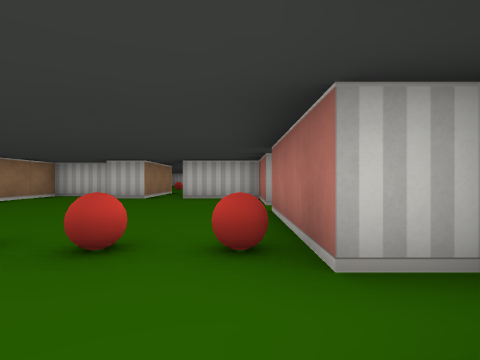
[1] (above)

24 first-person views from a walk through a cub3D level. The camera is about half as high as the walls, looks level and sees 80° across. The floor is counted in squares. Each view is taken from the middle of a square. On the plan, view 1 faces up. The plan holds only what a view shows up to about 9 squares ahead; the rest is blank.

[2]
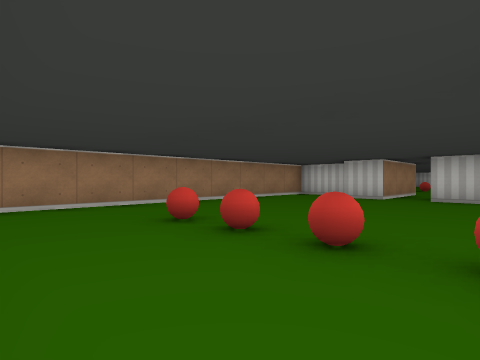

[3]
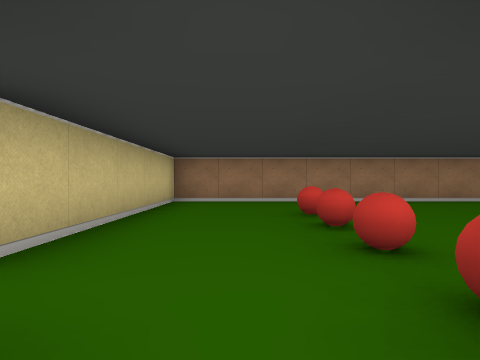

[4]
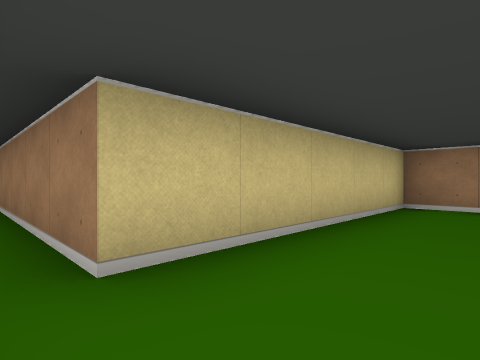

[5]
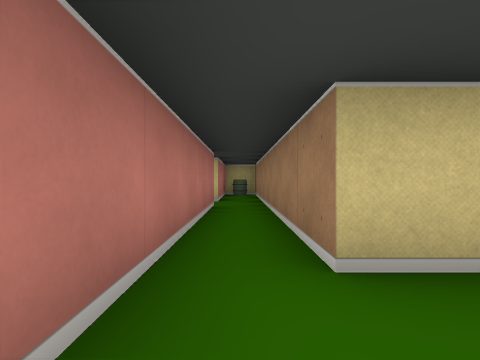

[6]
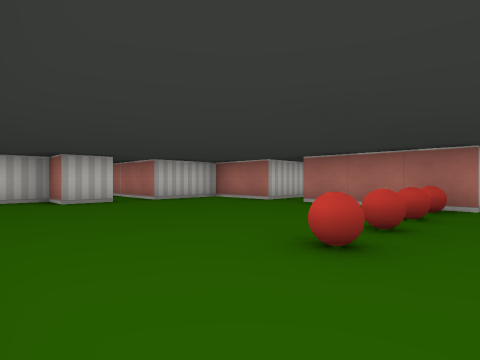

[7]
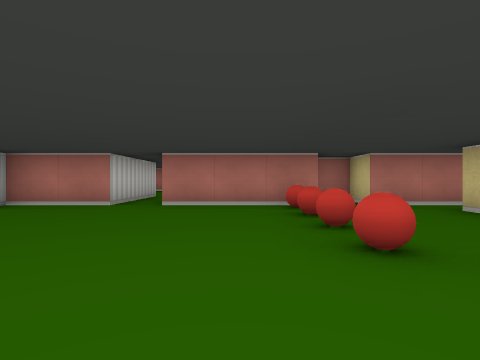

[8]
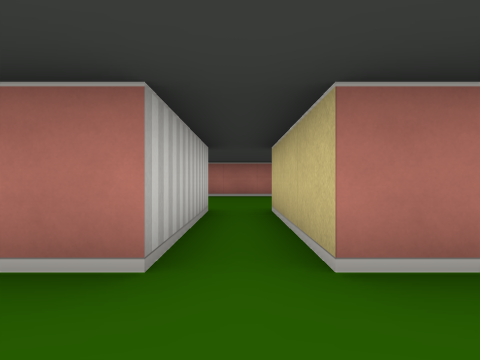

[9]
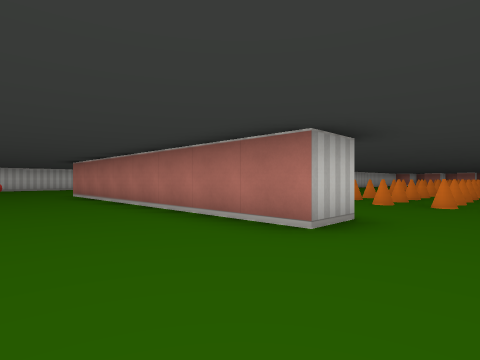

[10]
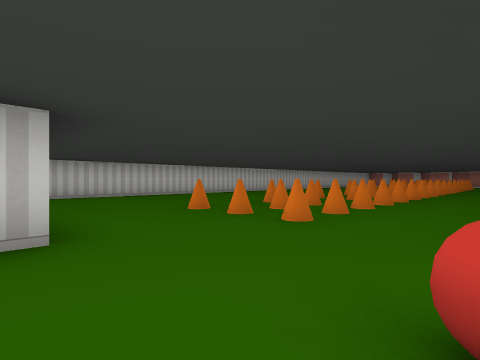

[11]
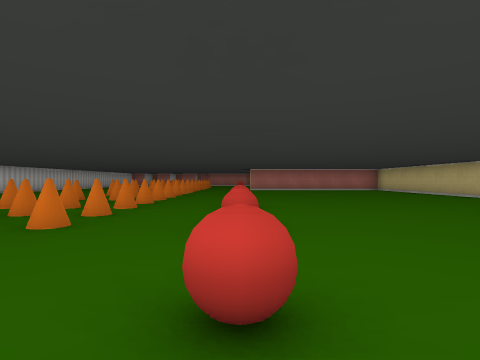

[12]
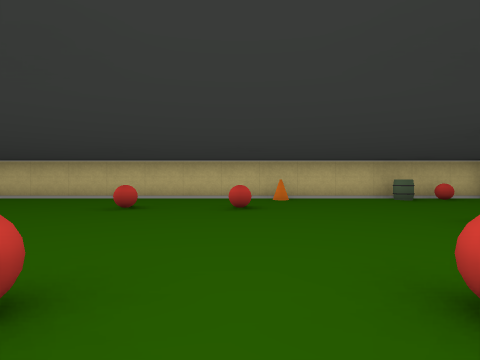

[13]
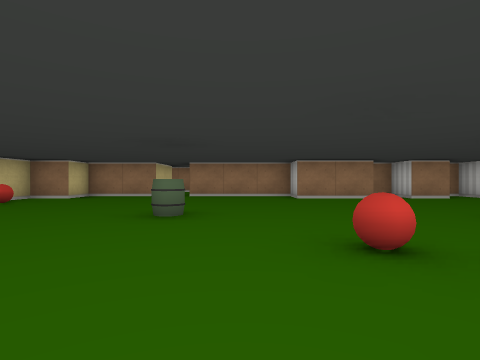

[14]
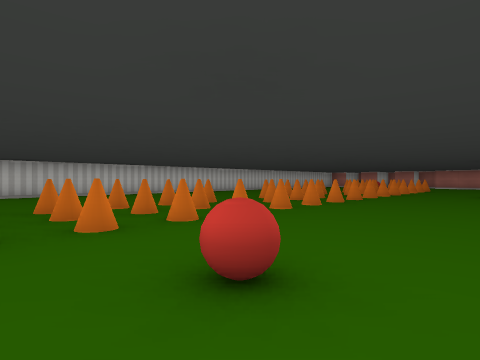

[15]
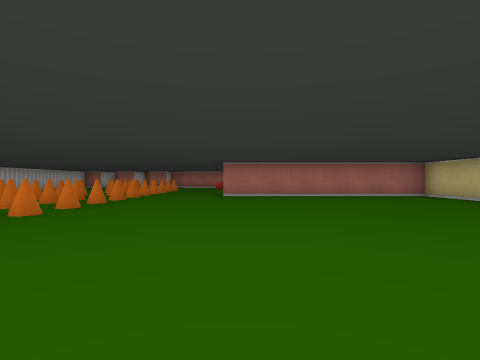

[16]
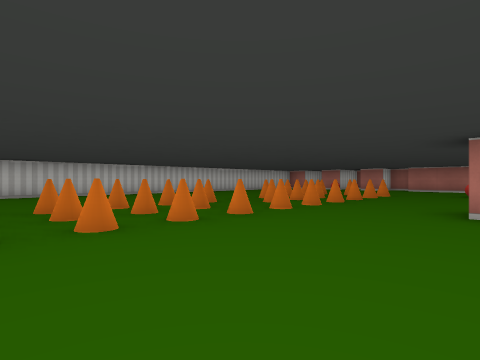

[17]
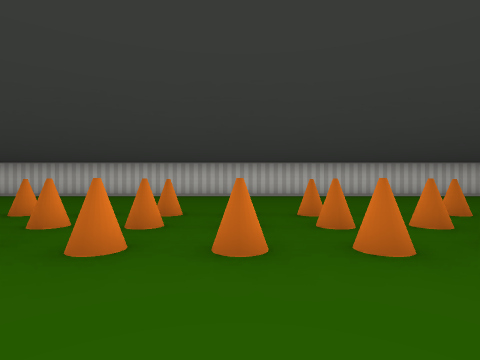

[18]
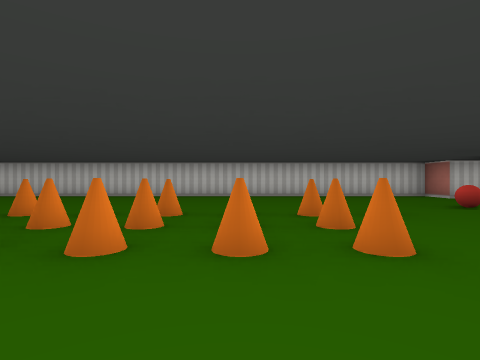

[19]
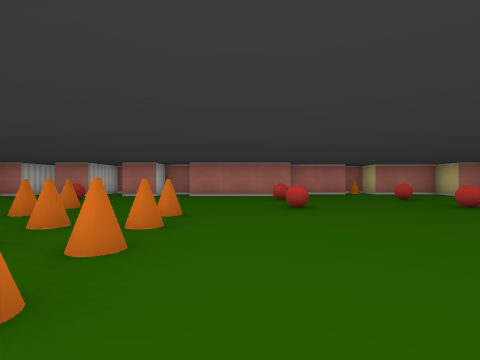

[20]
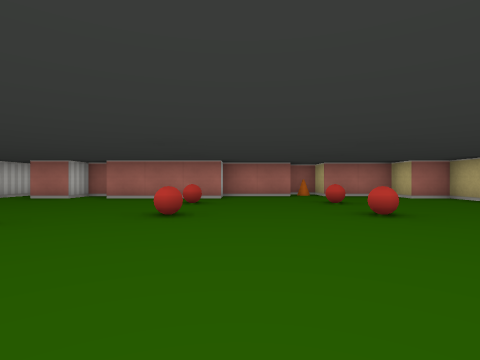

[21]
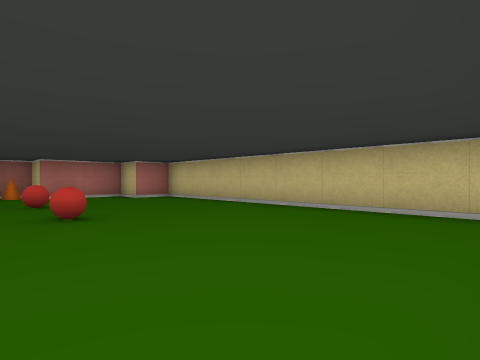

[22]
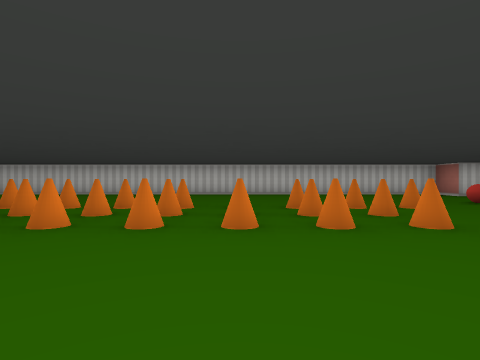

[23]
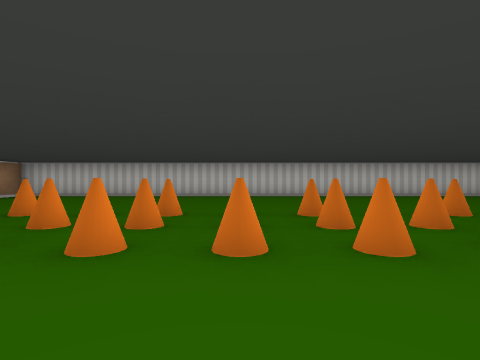

[24]
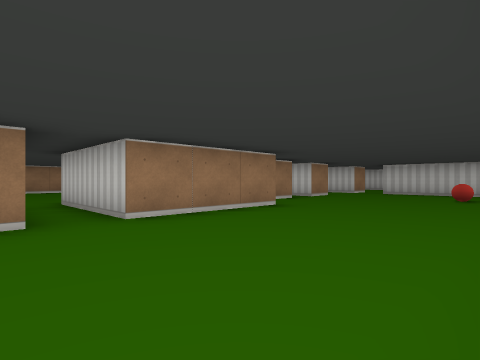

### Floor plan
Points are (right, up) in squares from view 1. A wall is a line through its corners. A room is listed if a view was taken in it or the views show most of it. See-through windows are left out.
Room 1 (views 1, 2, 3, 4, 5, 6, 7, 8)
walls: (1.4, 1.5) (0.5, 1.5) (0.5, 4.5) (3.5, 4.5); (3.5, 5.5) (0.5, 5.5) (0.5, 7.5) (-1.5, 7.5) (-1.5, 10.1); (-2.5, 10.2) (-2.5, 7.5) (-3.5, 7.5) (-3.5, 8.5) (-5.5, 8.5) (-5.5, -0.5) (-0.5, -0.5) (-0.5, -7.9); (0.5, -4.4) (0.5, 0.5) (1.5, 0.5) (1.5, 1.2); (0.5, -7.1) (0.5, -5.5) (2.5, -5.5)
ways out: opening at (3, 5) to room 2
objects: ball (-3, 2); ball (-2, 2); ball (-1, 2); barrel (0, -8); ball (0, 2)
Room 2 (views 9, 10, 11, 12, 13, 14, 15, 16, 17, 18, 19, 20, 21, 22, 23, 24)
walls: (8.6, 0.5) (7.5, 0.5) (7.5, 8.5); (19.5, -8.5) (21.5, -8.5) (21.5, -2.5); (3.5, 0.6) (3.5, -1.5) (2.5, -1.5) (2.5, -4.5); (3.5, 2.5) (3.5, 1.5) (2.5, 1.5) (2.5, 0.9); (3.2, 3.5) (2.5, 3.5); (23.4, -8.5) (30.5, -8.5) (30.5, -7.5) (31.5, -7.5) (31.5, -5.5) (32.5, -5.5) (32.5, -4.8); (3.5, 8.5) (3.5, 5.5); (2.5, -5.5) (2.5, -7.5) (3.5, -7.5) (3.5, -8.5) (17, -8.5); (2.5, 10.5) (2.5, 9.8); (6.1, 14.5) (4.8, 14.5); (31.1, -2.5) (30.5, -2.5) (30.5, 0.5); (31.5, 0.9) (31.5, 1.5) (30.5, 1.5) (30.5, 2.5); (2.5, 12.2) (2.5, 11.5) (1.8, 11.5); (31.4, 5.5) (30.5, 5.5) (30.5, 6.5) (8.5, 6.5) (8.5, 5.8); (31.9, 3.5) (30.5, 3.5) (30.5, 4.5); (31.5, -4.5) (31.5, -2.5)
ways out: opening at (3, 5) to room 1
objects: ball (5, -8); barrel (6, -8); ball (6, 12); barrel (7, -4); cone (9, -8); ball (9, -2); ball (10, -6); ball (11, -2); cone (11, 0); cone (11, 1); cone (11, 2); ball (12, -6); cone (12, 0); cone (12, 1); cone (12, 2); ball (13, -2); cone (13, 0); cone (13, 1); cone (13, 2); cone (14, 0); cone (14, 1); cone (14, 2); cone (15, 0); cone (15, 1); cone (15, 2); cone (16, 0); cone (16, 1); cone (16, 2); cone (17, 0); cone (17, 1); cone (17, 2); cone (18, 0); cone (18, 1); cone (18, 2); cone (19, 0); cone (19, 1); cone (19, 2); cone (20, 0); cone (20, 1); cone (20, 2); cone (21, 0); cone (21, 1); cone (21, 2); cone (22, 0); cone (22, 1); cone (22, 2); cone (23, 0); cone (23, 1); cone (23, 2); cone (24, 0); cone (24, 1); cone (24, 2); cone (25, 0); cone (25, 1); cone (25, 2); cone (26, 0); cone (26, 1); cone (26, 2); ball (27, -5); ball (27, -2); cone (27, 2); ball (29, -5); ball (29, -2); ball (29, 3); cone (32, -5)

Where each view was taken, in squares from view 1:
view 1: 0 up, 0 right, facing up
view 2: 0 up, 0 right, facing up-left
view 3: 1 up, 1 right, facing left
view 4: 1 up, 0 right, facing down-left
view 5: 1 up, 0 right, facing down
view 6: 1 up, 5 left, facing up-right
view 7: 3 up, 5 left, facing right
view 8: 5 up, 1 left, facing right
view 9: 1 down, 5 right, facing up-right
view 10: 2 down, 8 right, facing up-right
view 11: 2 down, 8 right, facing right
view 12: 1 down, 10 right, facing down
view 13: 3 down, 11 right, facing left
view 14: 3 down, 12 right, facing up-right
view 15: 3 down, 13 right, facing right
view 16: 3 down, 17 right, facing up-right
view 17: 2 down, 20 right, facing up
view 18: 2 down, 25 right, facing up
view 19: 1 down, 22 right, facing right
view 20: 3 down, 23 right, facing right
view 21: 4 down, 23 right, facing down-right
view 22: 3 down, 24 right, facing up
view 23: 2 down, 15 right, facing up
view 24: 4 up, 7 right, facing up-left
